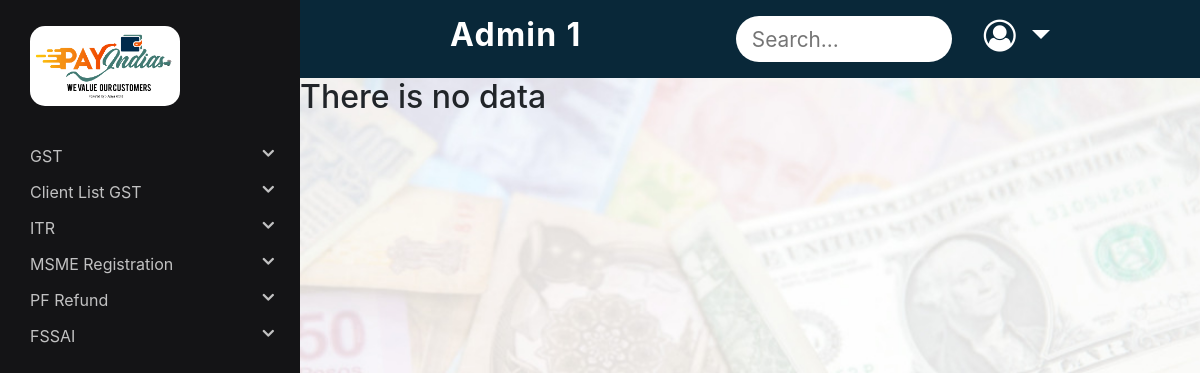
The page /Admin/itrPending.php (signed in) on the database as committed earlier.
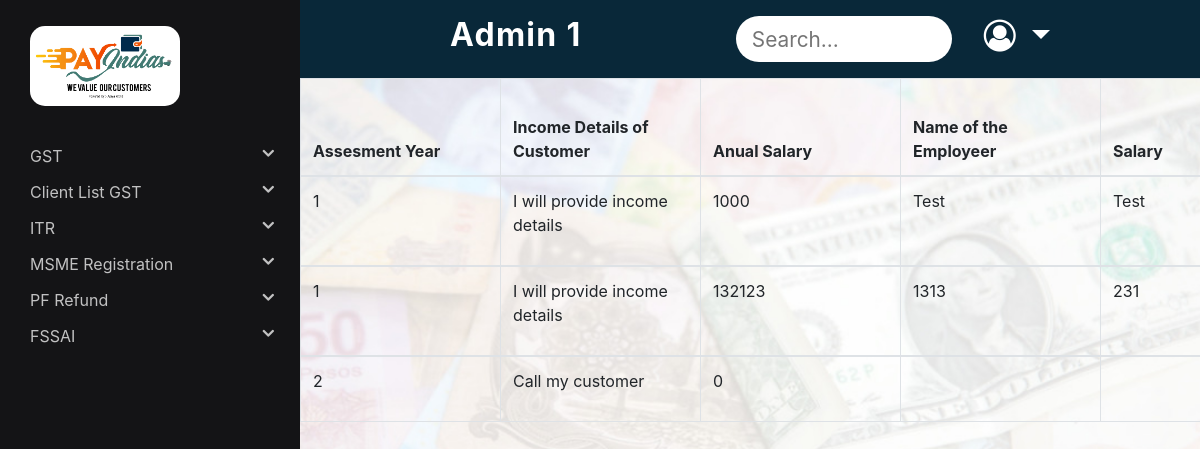
The same page on the database as committed later.
### tables this page shows
CREATE TABLE `itr` (
  `id` int(11) NOT NULL,
  `ayear` varchar(20) NOT NULL,
  `incomedetails` varchar(100) NOT NULL,
  `anualsalary` int(100) NOT NULL,
  `note` varchar(50) NOT NULL,
  `salary` varchar(100) NOT NULL,
  `abia` int(100) NOT NULL,
  `businessname` varchar(200) NOT NULL,
  `bid` varchar(1000) NOT NULL,
  `aria` int(100) NOT NULL,
  `rid` varchar(200) NOT NULL,
  `aosa` int(100) NOT NULL,
  `osd` varchar(200) NOT NULL,
  `aaia` int(100) NOT NULL,
  `aid` varchar(200) NOT NULL,
  `lip` int(100) NOT NULL,
  `csf` int(100) NOT NULL,
  `ppf` int(100) NOT NULL,
  `hip` int(100) NOT NULL,
  `odus` int(100) NOT NULL,
  `gdoodus` varchar(500) NOT NULL,
  `oa` int(100) NOT NULL,
  `gdooa` varchar(500) NOT NULL,
  `everify` varchar(100) NOT NULL,
  `balancereturn` varchar(200) NOT NULL,
  `capitalgain` varchar(200) NOT NULL,
  `taxpayable` int(100) NOT NULL,
  `comments` varchar(500) NOT NULL,
  `other_documents` varchar(100) NOT NULL,
  `status` varchar(10) NOT NULL DEFAULT 'false',
  `r_id` int(100) NOT NULL
);

### Admin/itrPending.php (the view, shortened to what this page needs)
<?php
$conn = mysqli_connect('localhost', 'root', '', 'payindia');
$sql = "SELECT * FROM itr where status='false'";
$result = mysqli_query($conn, $sql);
$ans = mysqli_fetch_all($result, MYSQLI_ASSOC);
?>
<!DOCTYPE html>
<html lang="en">
<head>
	<link rel="stylesheet" href="https://cdnjs.cloudflare.com/ajax/libs/font-awesome/4.7.0/css/font-awesome.min.css">
	<link rel="stylesheet" href="https://maxcdn.bootstrapcdn.com/bootstrap/4.5.2/css/bootstrap.min.css">
	<link rel="stylesheet" type="text/css" href="../Distributor/style.css">
</head>
<body>
	<?php include("sidenav.php"); ?>
	<?php include("navbar.php"); ?>
	<div class="col-12 padding-sidenav pr-md-0 main-index">
		<?php if (sizeof($ans) > 0) { ?>
			<div class="table-responsive">
				<table class="table table-bordered" id="datatable">
					<thead>
						<tr>
							<th scope="col">Assesment Year</th>
							<th scope="col">Income Details of Customer</th>
							<th scope="col">Anual Salary</th>
							<th scope="col">Name of the Employeer</th>
							<th scope="col">Salary</th>
						</tr>
					</thead>
					<?php
					for ($x = 0; $x < sizeof($ans); $x++) {
					?>
						<tbody>
							<tr>
								<td>
									<p><?php echo $ans[$x]['ayear']; ?></p>
								</td>
								<td>
									<p><?php echo $ans[$x]['incomedetails']; ?></p>
								</td>
								<td>
									<p><?php echo $ans[$x]['anualsalary']; ?></p>
								</td>
								<td>
									<p><?php echo $ans[$x]['note']; ?></p>
								</td>
								<td>
									<p><?php echo $ans[$x]['salary']; ?></p>
								</td>
							</tr>
					<?php
					}
				} else {
					echo "<h2>There is no data</h2>";
				}
					?>
						</tbody>
				</table>
			</div>
	</div>
</body>
</html>

Rows that differ between the two databases and show on the page:
added itr: ayear "1", incomedetails "I will provide income details", anualsalary "1000", note "Test", salary "Test"
added itr: ayear "1", incomedetails "I will provide income details", anualsalary "132123", note "1313", salary "231"
added itr: ayear "2", incomedetails "Call my customer", anualsalary "0"
Other text that changed with them:
text no longer shown: "There is no data"
text now shown: "Assesment Year Income Details of Customer Anual Salary Name of the Employeer Salary"
